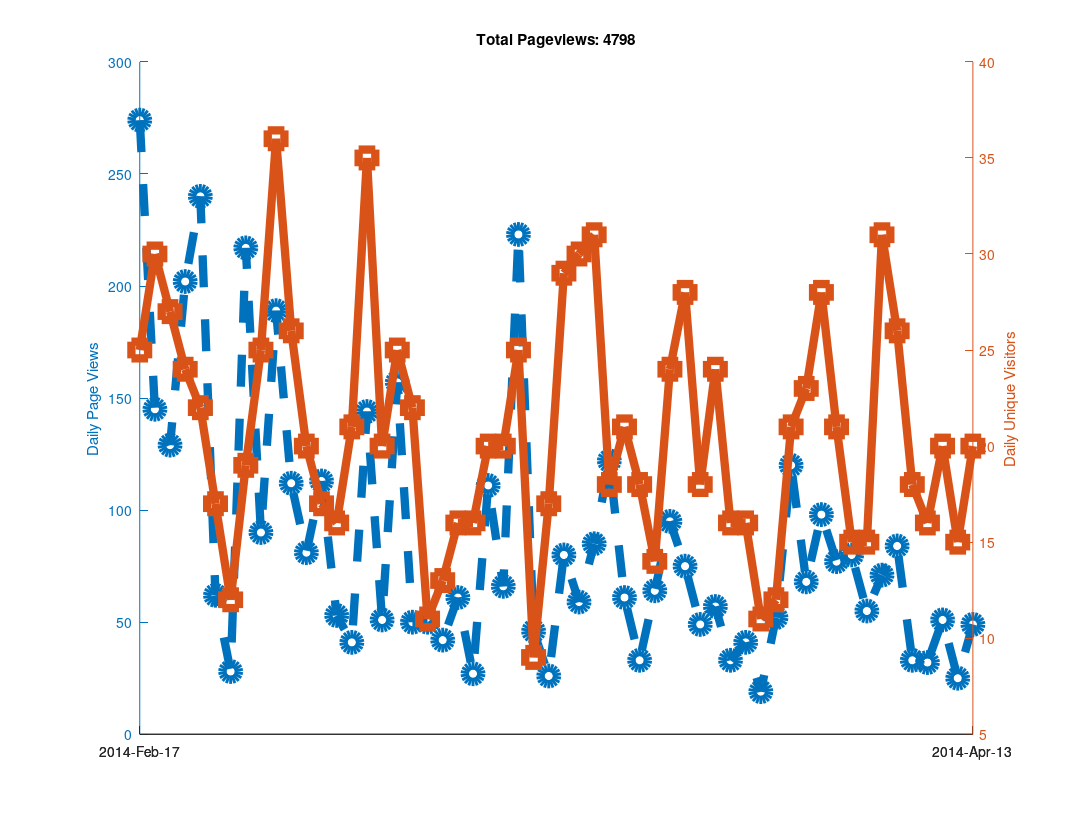

Here is the MATLAB script that generated this plot:
clear all
clf
hold on

% Github has a "traffic" page now, but it doesn't seem like you can
% put in an arbitrary date range?  When I looked at it, it showed the
% numbers of unique visitors and views for the last two weeks only...
% So as long as I check back at least once every two weeks I can keep
% a record of it?  Great...

% https://github.com/libMesh/libmesh/graphs/traffic

% Date, Views, Unique Visitors
data = {
    '2014-Feb-17', 274, 25
    '2014-Feb-18', 145, 30
    '2014-Feb-19', 129, 27
    '2014-Feb-20', 202, 24
    '2014-Feb-21', 240, 22
    '2014-Feb-22', 62,  17
    '2014-Feb-23', 28,  12
    '2014-Feb-24', 217, 19
    '2014-Feb-25', 90,  25
    '2014-Feb-26', 189, 36
    '2014-Feb-27', 112, 26
    '2014-Feb-28', 81,  20
    '2014-Mar-01', 113, 17
    '2014-Mar-02', 53,  16
    '2014-Mar-03', 41,  21
    '2014-Mar-04', 144, 35
    '2014-Mar-05', 51,  20
    '2014-Mar-06', 157, 25
    '2014-Mar-07', 50,  22
    '2014-Mar-08', 50,  11
    '2014-Mar-09', 42,  13
    '2014-Mar-10', 61,  16
    '2014-Mar-11', 27,  16
    '2014-Mar-12', 111, 20
    '2014-Mar-13', 66,  20
    '2014-Mar-14', 223, 25
    '2014-Mar-15', 46,   9
    '2014-Mar-16', 26,  17
    '2014-Mar-17', 80,  29
    '2014-Mar-18', 59,  30
    '2014-Mar-19', 85,  31
    '2014-Mar-20', 122, 18
    '2014-Mar-21', 61,  21
    '2014-Mar-22', 33,  18
    '2014-Mar-23', 64,  14
    '2014-Mar-24', 95,  24
    '2014-Mar-25', 75,  28
    '2014-Mar-26', 49,  18
    '2014-Mar-27', 57,  24
    '2014-Mar-28', 33,  16
    '2014-Mar-29', 41,  16
    '2014-Mar-30', 19,  11
    '2014-Mar-31', 52,  12
    '2014-Apr-01', 120, 21
    '2014-Apr-02', 68,  23
    '2014-Apr-03', 98,  28
    '2014-Apr-04', 77,  21
    '2014-Apr-05', 80,  15
    '2014-Apr-06', 55,  15
    '2014-Apr-07', 71,  31
    '2014-Apr-08', 84,  26
    '2014-Apr-09', 33,  18
    '2014-Apr-10', 32,  16
    '2014-Apr-11', 51,  20
    '2014-Apr-12', 25,  15
    '2014-Apr-13', 49,  20
    };

% length works like you would expect it to for cell arrays.
N=length(data);

% Can't plot string data automatically?
x=linspace(1,N,N);

% Note the extra square brackets!  This seems to be required (at least
% in Octave) to catch the output of data{:,2} as an array.
views = [data{:,2}];
visitors = [data{:,3}];

% Only way to set linestyles with plotyy is after the fact, apparently.
% plotyy returns the axis handle first, followed by the two plot handles.
[haxis, h1, h2] = plotyy(x, views, x, visitors);

% Label the axes
ylabel (haxis(1), 'Daily Page Views');
ylabel (haxis(2), 'Daily Unique Visitors');

% Totaling unique visitors doesn't really mean much...
title (['Total Pageviews: ', num2str(sum(views))]);

% Make thick lines - this looks better in PDF
set([h1, h2], 'linewidth', 6);

% Turn on markers
set(h1, 'marker', 'o');
set(h2, 'marker', 's');

% Use bigger markers
set([h1, h2], 'markersize', 12);

% Make dashed line?  Aquaterm doesn't seem to properly display this, but it
% does work in the PDF!
set(h1, 'linestyle', '--');

% Set the xticks and labels so that it shows dates instead of numbers.
xticksat = [1 N];
set(haxis, 'xtick', xticksat);

for i=1:length(xticksat)
  xtlabels{i} = data{xticksat(i), 1};
end
set(haxis, 'xticklabel', xtlabels);

% Print to PDF
set (gcf, "paperposition", [0.25, 0.25, 10.75, 8.25]);
set (gcf, "papersize", [11, 8.5]);
set (gcf, "paperorientation", 'landscape');

% Make a PDF of this plot.
print('-dpdf', 'github_traffic.pdf', '-FHelvetica:20');
